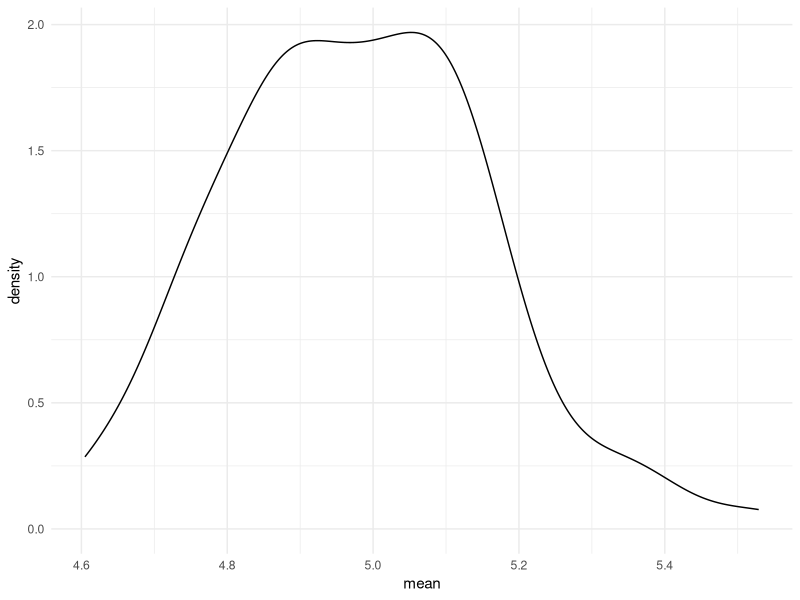
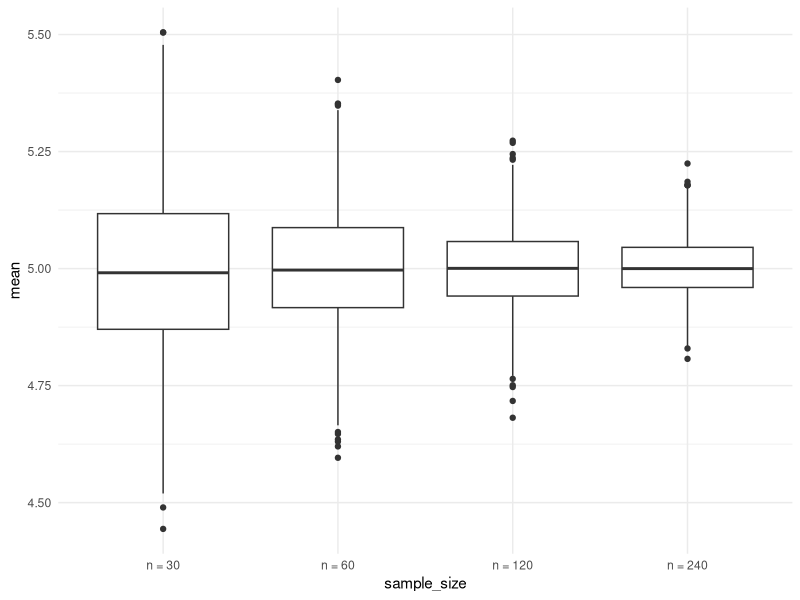

Generate these figures, in order, with R:
## ---- chunk 1
library(tidyverse)

knitr::opts_chunk$set(
  fig.width = 6,
  fig.asp = .6,
  out.width = "90%"
)

theme_set(theme_minimal() + theme(legend.position = "bottom"))

options(
  ggplot2.continuious.color = "viridis",
  ggplot2.continuious.fill = "viridis"
  
)

scale_color_discrete = scale_color_viridis_d
scale_fill_discrete = scale_fill_viridis_d
## ---- chunk 2
sim_mean_sd = function(n_obs, mu = 5, sigma = 1) {
  x_vec = rnorm(n = n_obs, mean = mu, sd = sigma)
  
tibble(
    mean = mean(x_vec), 
    sd = sd(x_vec)
  )
}

## ---- chunk 3
sim_mean_sd(n_obs = 30)
## ---- chunk 4
output = vector("list", length = 100)

for (i in 1:100) {
  output[[i]] = sim_mean_sd(n_obs = 30)
}


sim_results = 
  bind_rows(output)

view(sim_results)

sim_results %>% 
  ggplot(aes(x = mean)) + geom_density()

sim_results %>% 
  summarize(
    mu_hat = mean(mean),
    sd_hat = sd(mean)
  )

## ---- chunk 5
sim_results_df = 
  expand_grid(
    sample_size = c(30, 60, 120, 240),
    iter = 1:1000
  ) %>% 
  mutate(estimate_df = map(sample_size, sim_mean_sd)) %>% 
           unnest(estimate_df)
 
view(sim_results_df) 

sim_results_df %>% 
  mutate(
    sample_size = str_c("n = ", sample_size),
    sample_size = fct_inorder(sample_size)
  ) %>% 
  ggplot(aes(x = sample_size, y = mean)) +
  geom_boxplot()

